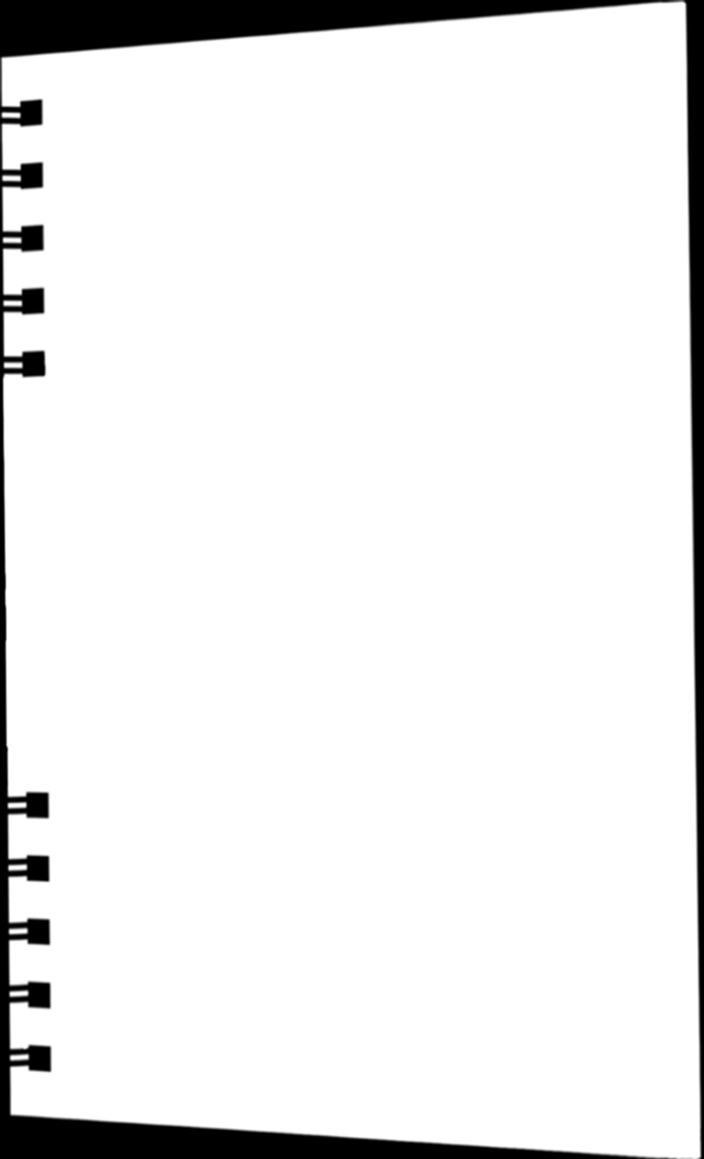
#> input picture pack/layers/mascara-arte.png, 704 x 1159 px
$ python -i export_pack_especificacao.py   (imports and definitions only)
#> lines starting #> are read from the running program, lines starting #| are printed output that depends on the picture; after the words box and inside, x2 and y2 are one past the last pixel; in counts of white or black regions, pixels touching at a corner belong together
#> further down, picture is the input picture: PIL image 704x1159 L; min 0, max 255, mean 236
"""Gera pack/especificacao (mockup de especificação) a partir dos dois PSDs: VT (com envelope/canguru) e SEM CANGURU.

Uso: python tools/export_pack_especificacao.py ESPEC_VT.psd ESPEC_SEM_CANGURU.psd PASTA_DE_SAIDA

A agenda em si (fundo, wire-o, capa, elástico, tassel) vem do PSD VT e é igual nos dois; o que muda é por variante:
  vt           -> DETALHES (setas, textos e a foto do envelope) + dois círculos de zoom
  sem-canguru  -> dois anéis com texto + dois círculos de zoom dentro deles
Os círculos de zoom não usam as fotos do PSD: o motor recorta um trecho da própria capa montada.
"""
import json
import shutil
import sys
import tempfile
from pathlib import Path

import numpy as np
from PIL import Image, ImageFilter
from scipy import ndimage

sys.path.insert(0, str(Path(__file__).resolve().parent))
from export_pack import export_pack  # noqa: E402
from separar_aneis_rose import separar_pacote  # noqa: E402

# Trechos do mockup (1200x1200) que viram zoom, achados comparando com os círculos do PSD de referência.
FONTE_ANEL = (10, 909, 276, 274)        # wire-o + faixa amarela + borda de baixo
FONTE_CAPA_DURA = (699, 1017, 182, 183)  # elástico + borda de baixo/direita

ZOOM_VT = {"CAMADA 42": FONTE_ANEL, "CAMADA 44": FONTE_CAPA_DURA}
ZOOM_SC = {"CAMADA 37": FONTE_ANEL, "CAMADA 38": FONTE_CAPA_DURA}


# [6 lines left out: function _fonte, not called in this run]


def _entrada_de_zoom(ident, arquivo, offset, fonte, variante):
    return {"id": ident, "role": "zoom", "file": arquivo, "opacity": 1.0, "blend": "normal",
            "offset": list(offset), "source": fonte, "variant": variante}


def _disco_branco(img: Image.Image) -> Image.Image:
    """Máscara (alfa) do maior miolo branco do anel; é onde o zoom entra."""
    a = np.array(img.convert("RGBA"))
    branco = (a[..., :3].min(axis=2) >= 250) & (a[..., 3] == 255)
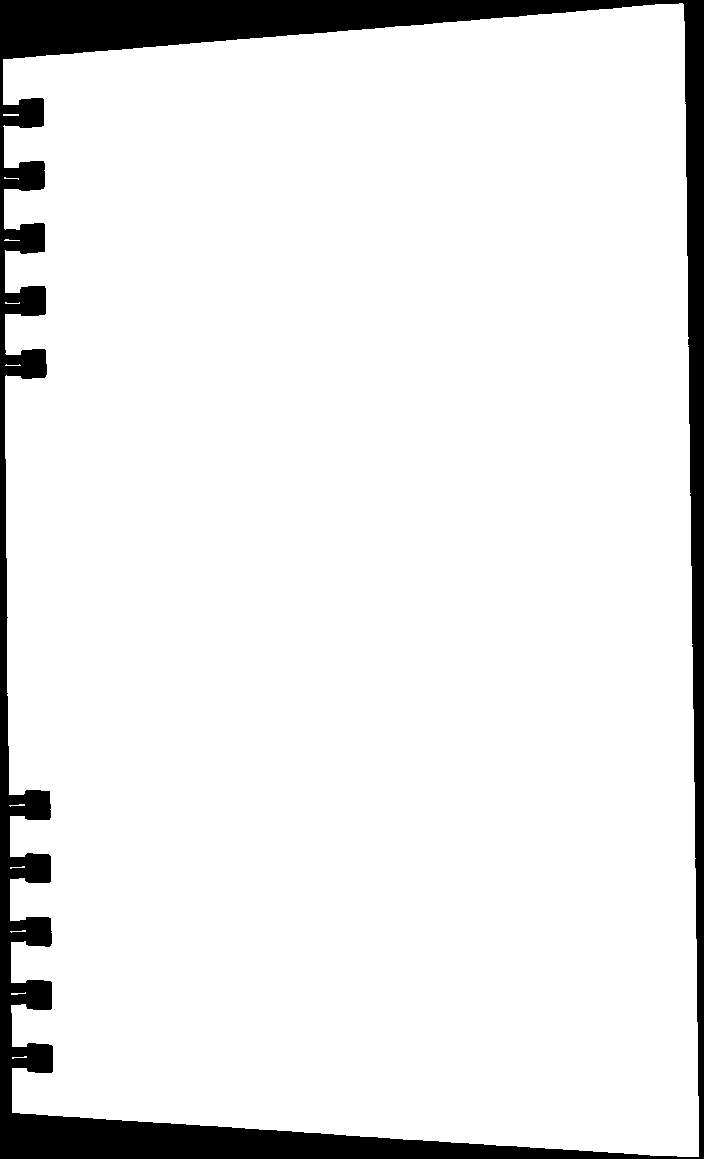
#> branco: shape (1159, 704) bool; 91.4% white; 1 black region, box (x1, y1, x2, y2) and area: (0, 0, 704, 1159) 69985
    rotulos, n = ndimage.label(branco)
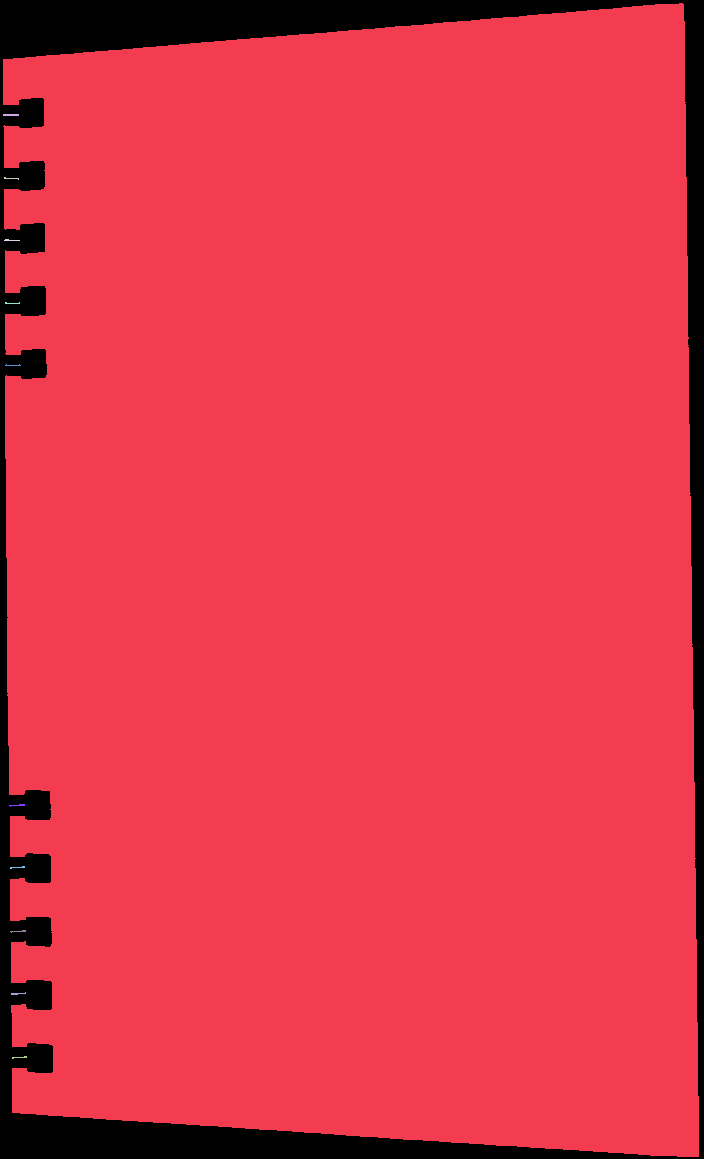
#> rotulos: shape (1159, 704) int32; 12 distinct labels, from 0 to 11; one colour per label, 0 black
#> n = 11
    if n == 0:
        raise ValueError("não achei o miolo branco do anel")
    tamanhos = ndimage.sum(branco, rotulos, range(1, n + 1))
#> tamanhos = [745738, 32, 18, 20, 18, 18, 23, 20, 21, 23, 20]
    miolo = ndimage.binary_fill_holes(rotulos == (int(np.argmax(tamanhos)) + 1))
#> miolo: shape (1159, 704) bool; 91.4% white; 1 black region, box (x1, y1, x2, y2) and area: (0, 0, 704, 1159) 70198
    alfa = Image.fromarray((miolo * 255).astype(np.uint8)).filter(ImageFilter.GaussianBlur(0.7))
    caixa = alfa.point(lambda v: 255 if v > 0 else 0).getbbox()
#> caixa = (1, 1, 701, 1159)
    alfa = alfa.crop(caixa)
#> alfa: PIL image 700x1158 L
    mascara = Image.new("RGBA", alfa.size, (255, 255, 255, 0))
    mascara.putalpha(alfa)
    return mascara, (caixa[0], caixa[1])


# [61 lines left out: function export_especificacao, not called in this run]


# [5 lines not run here, left out]

>>> from PIL import Image
>>> picture = Image.open('../pack/layers/mascara-arte.png')
>>> result = _disco_branco(picture)
